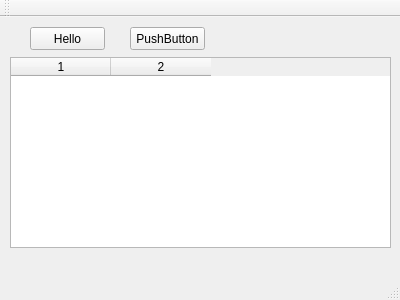
<?xml version="1.0" encoding="UTF-8"?>
<ui version="4.0">
 <class>MainWindow</class>
 <widget class="QMainWindow" name="MainWindow">
  <property name="geometry">
   <rect>
    <x>0</x>
    <y>0</y>
    <width>400</width>
    <height>300</height>
   </rect>
  </property>
  <property name="windowTitle">
   <string>MainWindow</string>
  </property>
  <widget class="QWidget" name="centralWidget">
   <widget class="QPushButton" name="pushButton">
    <property name="geometry">
     <rect>
      <x>30</x>
      <y>10</y>
      <width>75</width>
      <height>23</height>
     </rect>
    </property>
    <property name="text">
     <string>Hello</string>
    </property>
   </widget>
   <widget class="QPushButton" name="pushButton_2">
    <property name="geometry">
     <rect>
      <x>130</x>
      <y>10</y>
      <width>75</width>
      <height>23</height>
     </rect>
    </property>
    <property name="text">
     <string>PushButton</string>
    </property>
   </widget>
   <widget class="QTableWidget" name="tableWidget">
    <property name="geometry">
     <rect>
      <x>10</x>
      <y>40</y>
      <width>381</width>
      <height>191</height>
     </rect>
    </property>
    <property name="rowCount">
     <number>0</number>
    </property>
    <property name="columnCount">
     <number>2</number>
    </property>
    <column/>
    <column/>
   </widget>
  </widget>
  <widget class="QMenuBar" name="menuBar">
   <property name="geometry">
    <rect>
     <x>0</x>
     <y>0</y>
     <width>400</width>
     <height>23</height>
    </rect>
   </property>
  </widget>
  <widget class="QToolBar" name="mainToolBar">
   <attribute name="toolBarArea">
    <enum>TopToolBarArea</enum>
   </attribute>
   <attribute name="toolBarBreak">
    <bool>false</bool>
   </attribute>
  </widget>
  <widget class="QStatusBar" name="statusBar"/>
 </widget>
 <layoutdefault spacing="6" margin="11"/>
 <resources/>
 <connections/>
 <slots>
  <slot>on_pushButton2_clicked()</slot>
 </slots>
</ui>
